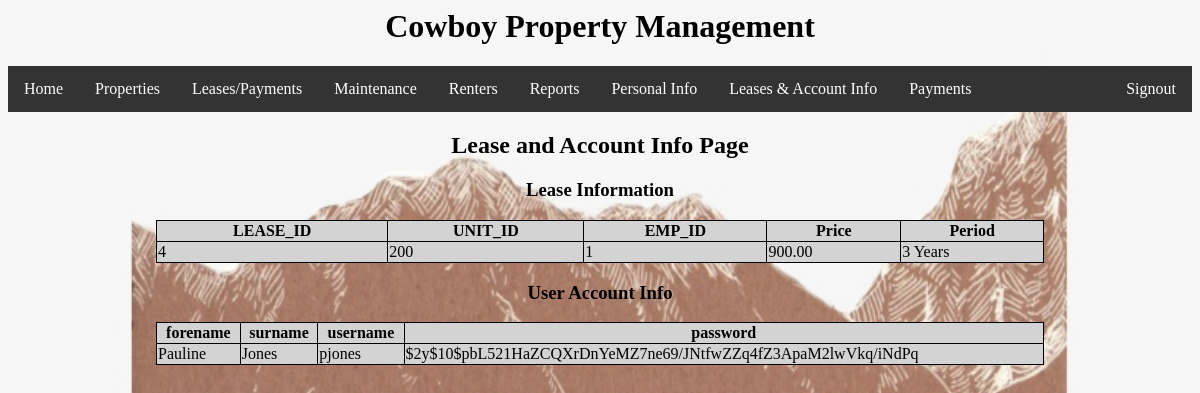
The app's page /Leases.php (signed in) with its own data.
### tables this page shows
CREATE TABLE `Lease` (
  `LEASE_ID` int(15) NOT NULL,
  `UNIT_ID` int(15) NOT NULL,
  `EMP_ID` int(11) NOT NULL,
  `RENTER_ID` int(11) NOT NULL,
  `Price` decimal(10,2) NOT NULL,
  `Period` varchar(16) DEFAULT NULL
);

CREATE TABLE `users` (
  `forename` varchar(128) NOT NULL,
  `surname` varchar(128) NOT NULL,
  `username` varchar(128) NOT NULL,
  `password` varchar(128) NOT NULL
);

### Leases.php (the view, shortened to what this page needs)
<html>
	<head>
		<link rel='stylesheet' href="/GroupProject/css/styles.css">
		</head>
		<body>
			<h1>Cowboy Property Management</h1>
			<ul>
  				<li><a href="homescreen.php">Home</a></li>
  				<li><a href="properties.php">Properties</a></li>
				<li><a href="leasepayments.php">Leases/Payments</a></li>
				<li><a href="maintenance.php">Maintenance</a></li>
				<li><a href="renters.php">Renters</a></li>
				<li><a href="#reports.php">Reports</a></li>
  				<li><a href="personalinformation.php">Personal Info</a></li>
  				<li><a href="leases.php">Leases & Account Info</a></li>
				<li><a href="payments.php">Payments</a></li>
  				<li style="float:right"><a class="active" href="logout.php">Signout</a></li>
			</ul>
			<h2>Lease and Account Info Page</h2>
		</body>
</html>
<?php
require_once 'checksession.php';
$conn = new mysqli($hn, $un, $pw, $db);
$query="SELECT *  FROM lease where renter_ID =106";
$result=$conn->query($query);
echo "<h3>Lease Information</h3>";
echo "<table>
<tr>
<th>LEASE_ID</th>
<th>UNIT_ID</th>
<th>EMP_ID</th>
<th>Price</th>
<th>Period</th>
</tr>";
while($row = mysqli_fetch_array($result))
{
echo "<tr>";
echo "<td>" . $row['LEASE_ID'] . "</td>";
echo "<td>" . $row['UNIT_ID'] . "</td>";
echo "<td>" . $row['EMP_ID'] . "</td>";
echo "<td>" . $row['Price'] . "</td>";
echo "<td>" . $row['Period'] . "</td>";
echo "</tr>";
}
echo "</table>";
$query="SELECT * from users where username ='pjones'";
$result=$conn->query($query);
echo "<h3>User Account Info</h3>";
echo "<table>
<tr>
<th>forename</th>
<th>surname</th>
<th>username</th>
<th>password</th>
</tr>";
while($row = mysqli_fetch_array($result))
{
echo "<tr>";
echo "<td>" . $row['forename'] . "</td>";
echo "<td>" . $row['surname'] . "</td>";
echo "<td>" . $row['username'] . "</td>";
echo "<td>" . $row['password'] . "</td>";
echo "</tr>";
}
echo "</table>";
?>

### css/styles.css (style rules this page uses)
body { background-image: url("/GroupProject/images/paper.jpg"); background-repeat: no-repeat; background-color: #cccccc; background-size: 100% 100%; }
h1 { color: Black; text-align: center; }
ul { list-style-type: none; margin: 0; padding: 0; overflow: hidden; background-color: #333; }
li { float: left; }
li a { display: block; color: white; text-align: center; padding: 14px 16px; text-decoration: none; }
.active { background-color: #333; }
h2 { color: Black; text-align: center; }
table, th, td { border: 1px solid black; border-collapse: collapse; }
table { width: 75%; margin-left: auto; margin-right: auto; background-color: #D3D3D3; alignment-adjust: center; }
h3 { color: Black; text-align: center; }

### records on screen
lease: LEASE_ID "4", UNIT_ID "200", EMP_ID "1", Price "900.00", Period "3 Years"
users: forename "Pauline", surname "Jones", username "pjones", password "$2y$10$pbL521HaZCQXrDnYeMZ7ne69/JNtfwZZq4fZ3ApaM2lwVkq/iNdPq"
